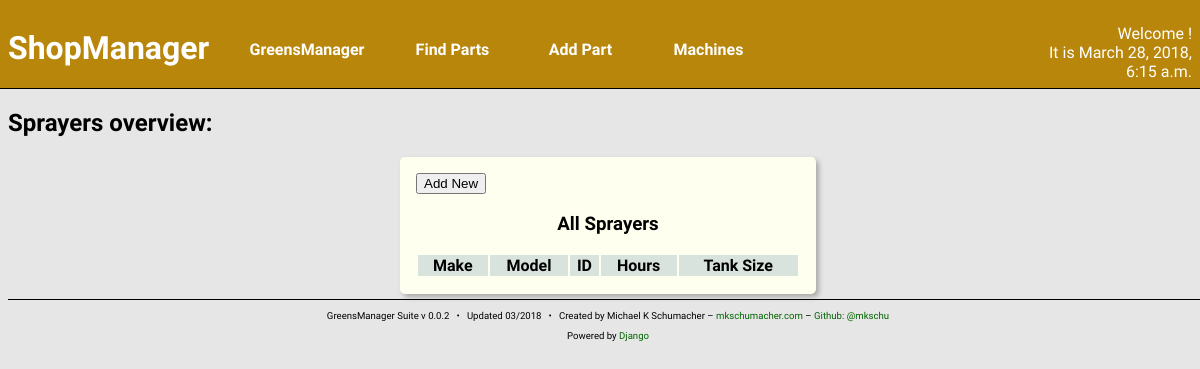
Before: /shop/sprayer/ with the older database file.
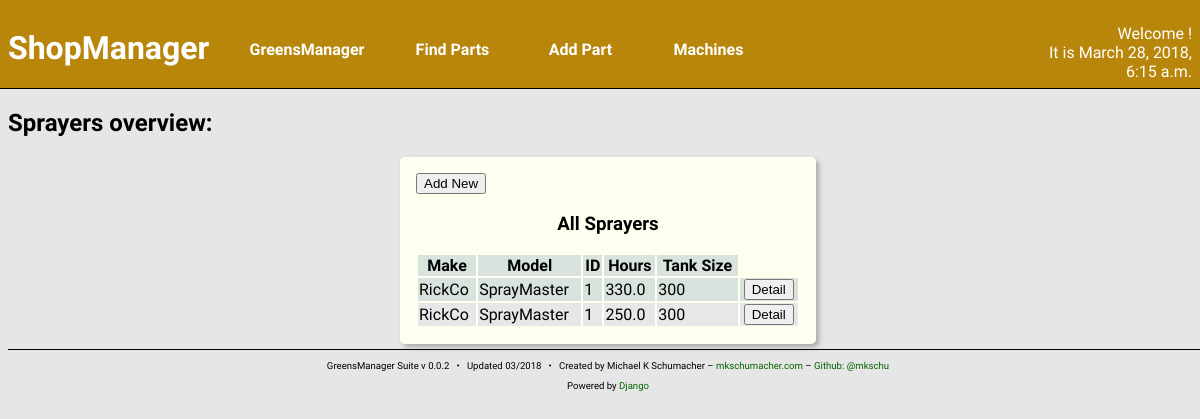
After: the same page with the newer database file.
### machines/models.py (models this page shows, shortened)
class Machine(models.Model):
    make = models.CharField(max_length=128)
    model = models.TextField(max_length=256)
    year = models.IntegerField()
    ident_number = models.CharField(max_length=16,
                                    blank = True,
                                    null = True)
    date_purchased = models.DateField()
    hours = models.FloatField()
    in_commission = models.BooleanField(default = True)
    fuel_type = models.ManyToManyField('parts.Fuel',
                                       blank = True,
                                       related_name = '+')
    oil_type = models.ManyToManyField('parts.Oil',
                                      blank = True,
                                      related_name = '+')
    oil_capacity = models.FloatField(blank = True, null = True)
    hyd_oil_type = models.ManyToManyField('parts.Oil',
                                          blank = True,
                                          related_name = '+')
    hyd_oil_capacity = models.FloatField(blank = True, null = True)
    oil_filter = models.ManyToManyField('parts.Filter',
                                        blank = True,
                                        related_name = '+')
    hyd_oil_filter = models.ManyToManyField('parts.Filter',
                                            blank = True,
                                            related_name = '+')
    fuel_filter = models.ManyToManyField('parts.Filter',
                                         blank = True,
                                         related_name = '+')
    created_at = models.DateTimeField(auto_now_add=True)
    updated_at = models.DateTimeField(auto_now=True)

class Sprayer(Machine):
    tank_capacity = models.IntegerField()

class Machine(models.Model):
    make = models.CharField(max_length=128)
    model = models.TextField(max_length=256)
    year = models.IntegerField()
    ident_number = models.CharField(max_length=16,
                                    blank = True,
                                    null = True)
    date_purchased = models.DateField()
    hours = models.FloatField()
    in_commission = models.BooleanField(default = True)
    fuel_type = models.ManyToManyField('parts.Fuel',
                                       blank = True,
                                       related_name = '+')
    oil_type = models.ManyToManyField('parts.Oil',
                                      blank = True,
                                      related_name = '+')
    oil_capacity = models.FloatField(blank = True, null = True)
    hyd_oil_type = models.ManyToManyField('parts.Oil',
                                          blank = True,
                                          related_name = '+')
    hyd_oil_capacity = models.FloatField(blank = True, null = True)
    oil_filter = models.ManyToManyField('parts.Filter',
                                        blank = True,
                                        related_name = '+')
    hyd_oil_filter = models.ManyToManyField('parts.Filter',
                                            blank = True,
                                            related_name = '+')
    fuel_filter = models.ManyToManyField('parts.Filter',
                                         blank = True,
                                         related_name = '+')
    created_at = models.DateTimeField(auto_now_add=True)
    updated_at = models.DateTimeField(auto_now=True)

### machines/views.py (the view)
def sprayerIndex(request):
    sprayers = Sprayer.objects.all()
    context = {
        'curr_time': curr_time(),
        'sprayers': sprayers,
    }
    return render(request, 'machines/sprayer_index.html', context)

### machines/views.py (called while the page is built)
def curr_time():
    return now()

### machines/templates/machines/sprayer_index.html
{% include "machines/shophead.html" %}
<h2>Sprayers overview:</h2>
<section class="content-block content-block-full">
    <a href="{% url 'shop:sprayer_new' %}">
        <button>Add New</button>
    </a>
    <h3>All Sprayers</h3>
    <table>
        <thead>
            <th>Make</th>
            <th>Model</th>
            <th>ID</th>
            <th>Hours</th>
            <th>Tank Size</th>
        </thead>
        {% for s in sprayers %}
        <tr>
            <td>{{ s.make }}</td>
            <td>{{ s.model }}</td>
            <td>{{ s.ident_number }}</td>
            <td>{{ s.hours }}</td>
            <td>{{ s.tank_capacity }}</td>
            <td class="center-align">
                <a href="{% url 'shop:sprayer_detail' pk=s.pk %}">
                    <button>Detail</button>
                </a>
            </td>
        </tr>
        {% endfor %}
    </table>
</section>
{% include "foot.html" %}

### machines/templates/machines/shophead.html (shortened to what this page needs)
<!DOCTYPE html>
<html>
{% load static %}
<head>
    <link rel="stylesheet"
          type="text/css"
          href="{% static 'styles/main.css' %}" />
    <link rel="stylesheet"
          type="text/css"
          href="{% static 'styles/tablet.css' %}" />
    <link rel="stylesheet"
          type="text/css"
          href="{% static 'parts/styles/parts.css' %}" />
    <link rel="stylesheet"
          type="text/css"
          href="{% static 'machines/styles/shop.css' %}" />
</head>
<body>
<header>
    <a href="{% url 'shop:index' %}">
        <h1>ShopManager</h1>
    </a>
    <nav>
        <ul>
            <div class="parent-menu">
                <li>
                    <a href="{% url 'welcome:index' %}">
                        GreensManager
                    </a>
                </li>
            </div>
            <div class="parent-menu">
                <li>Find Parts
                </li>
            </div>
            <div class="parent-menu">
                <li>Add Part</li>
            </div>
            <div class="parent-menu">
                <li>Machines
                </li>
            </div>
        </ul>
    </nav>
    <p class="right-aligned" id="session-info">
        Welcome {{ user.get_username }}!<br />
        It is {{ curr_time }}
    </p>
</header>

### greensManager/templates/foot.html
    <footer>
        <p>
            GreensManager Suite v 0.0.2 &nbsp; &bull; &nbsp;
            Updated 03/2018 &nbsp; &bull; &nbsp;
            Created by Michael K Schumacher &ndash;
            <a href="https://mkschumacher.com" target="_blank">
                mkschumacher.com
            </a> &ndash;
            <a href="https://github.com/mkschu" target="_blank">
                Github: @mkschu
            </a>
        </p>
        <p>
            Powered by <a href="https://djangoproject.com"
                          target="_blank">Django</a>
        </p>
    </footer>
</body>
</html>

### greensManager/static/styles/main.css (style rules this page uses)
body { background: #e6e6e6; font-family: 'Quattrocento Sans', sans-serif; width: 100vw; overflow: auto; }
header { border-bottom: black solid 1px; background: darkgreen; color: white; padding: 1em; margin-left: -1em; margin-top: -1em; height: 8vh; }
header a { color: white; text-decoration: none; }
header h1 { float: left; font-family: 'Overlock', sans-serif; width: 15%; }
header nav { float: left; font-weight: bold; }
nav ul { list-style-type: none; }
nav ul li { display: inline; }
.parent-menu { position: relative; min-width: 80px; float: left; padding: 2vh 1.5em 2vh 1.5em; z-index: 10; text-align: center; }
#session-info { float: right; width: 15%; }
a { text-decoration: none; color: darkgreen; }
.content-block { width: 32%; float: left; border-radius: 5px; margin: 5px; padding: 2px; background: ivory; box-shadow: 3px 3px 5px darkgray; height: 37vh; overflow: hidden; }
.content-block h3 { text-align: center; }
.content-block table { width: 100%; }
.content-block tr:nth-child(odd) { background: #d9e3de; }
.content-block tr:nth-child(even) { background: #e7e7e7; }
.content-block-full { margin-left: auto; margin-right: auto; float: none; height: auto; overflow: auto; padding: 1em; }
.content-block-full table { margin: auto; }
.right-aligned { text-align: right; }
footer { clear: both; font-size: 0.6em; text-align: center; border-top: 1px solid black; }
footer a { color: darkgreen; }
.center-align { text-align: center; }

### parts/static/parts/styles/parts.css (style rules this page uses)
header { background: darkblue; }

### machines/static/machines/styles/shop.css (style rules this page uses)
header { background: darkgoldenrod; }

Changed rows visible on the page:
added Sprayer: make "RickCo", model "SprayMaster", ident_number "1", hours "330.0", tank_capacity "300"
added Sprayer: make "RickCo", model "SprayMaster", ident_number "1", hours "250.0", tank_capacity "300"
